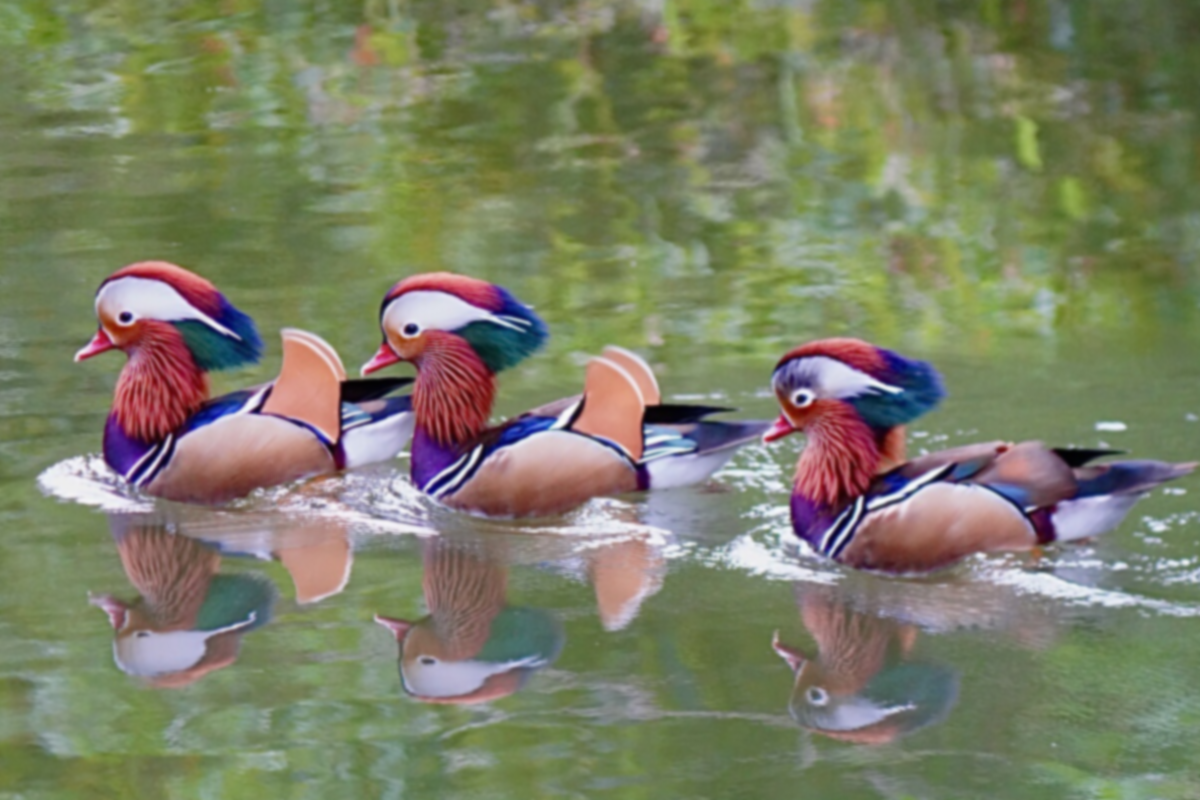
%> input picture Project4/Bird 3 blurred.tif, 1200 x 800 px
$ octave Project_4.m   (GNU Octave 9; MATLAB toolbox functions it lacks are replaced by stand-ins)
%> lines starting %> are read from the running program, lines starting %| are printed output that depends on the picture
%Read image
image = im2double(imread('Bird 3 blurred.tif'));
R = (image(:, :, 1));
G = (image(:, :, 2));
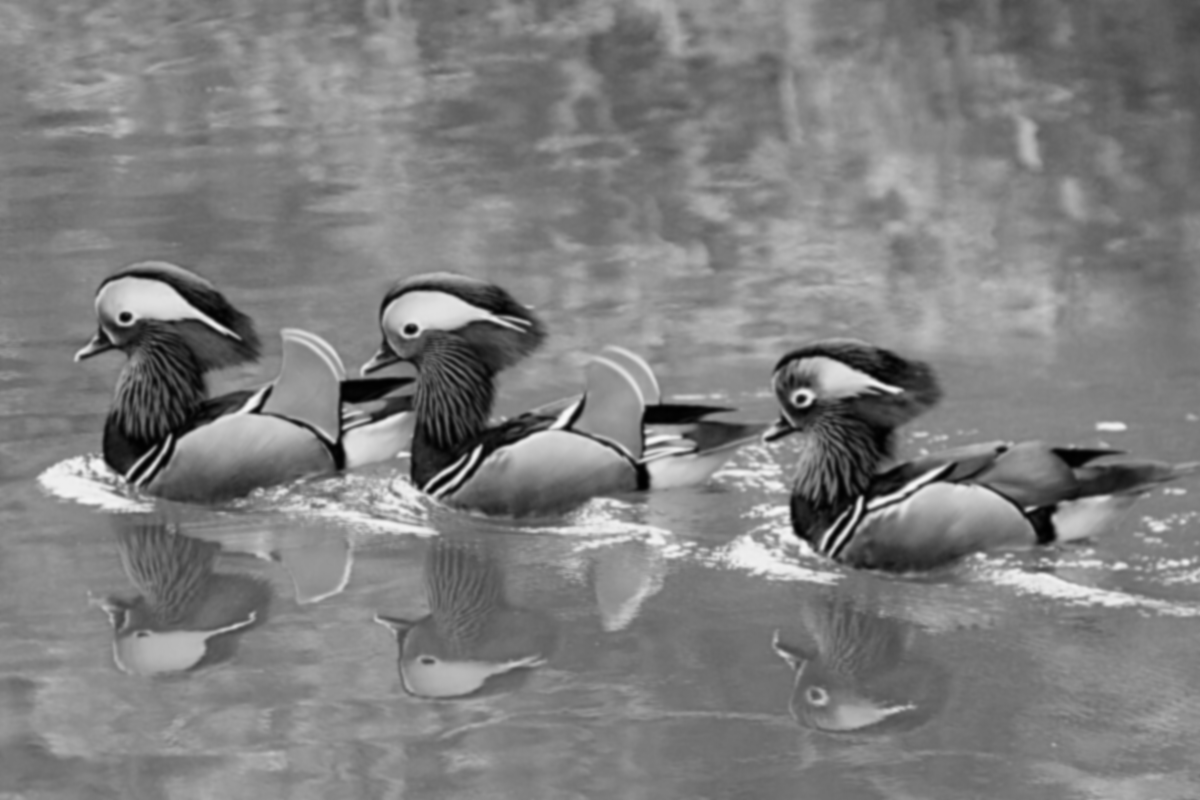
%> G: size 800x1200 double; min 0.00392, max 0.98, mean 0.497
B = (image(:, :, 3));
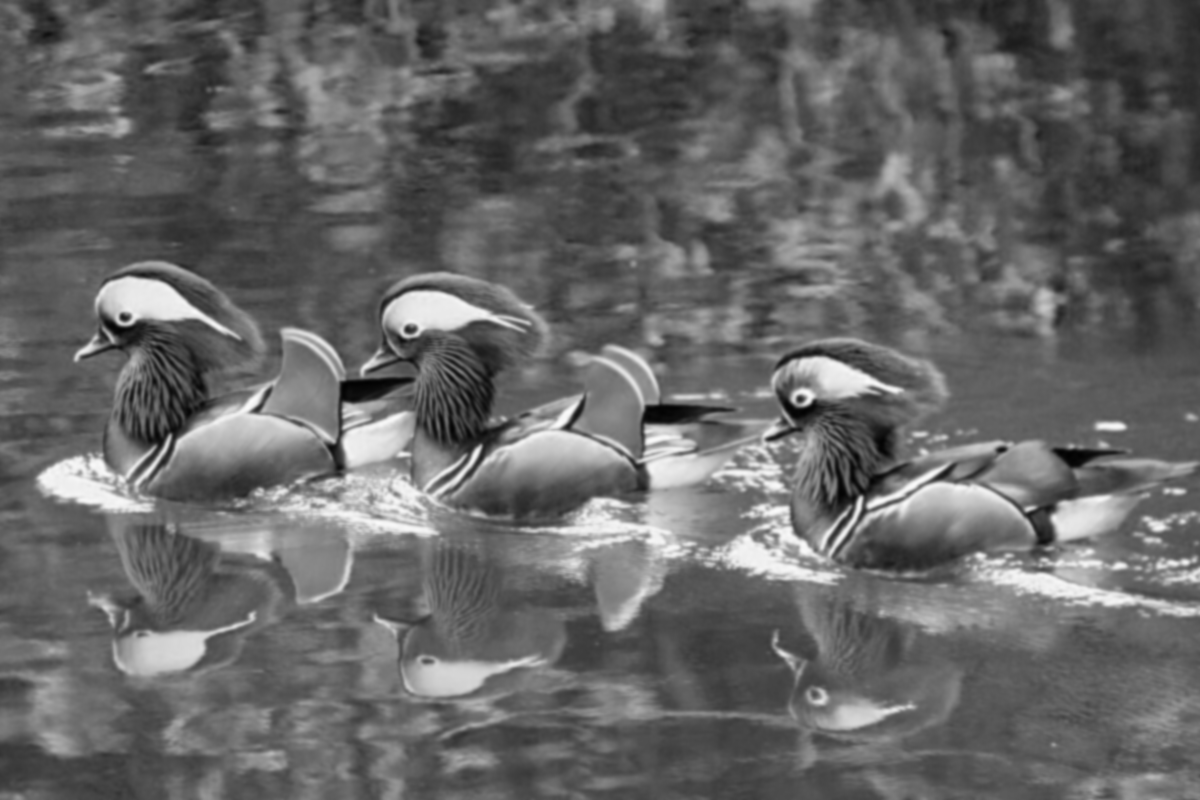
%> B: size 800x1200 double; min 0.00784, max 0.984, mean 0.399

normal_R = R;
normal_G = G;
normal_B = B;

figure, imshow(uint8(255*R)), title('R component');
figure, imshow(uint8(255*G)), title('G component');
figure, imshow(uint8(255*B)), title('B component');

%Sharpen RGB image
mask = [-1 -1 -1;-1 8 -1;-1 -1 -1];
image_RGB_sharpened(:,:,1) = (R + conv2(R, mask, 'same'));
image_RGB_sharpened(:,:,2) = (G + conv2(G, mask, 'same'));
image_RGB_sharpened(:,:,3) = (B + conv2(B, mask, 'same'));
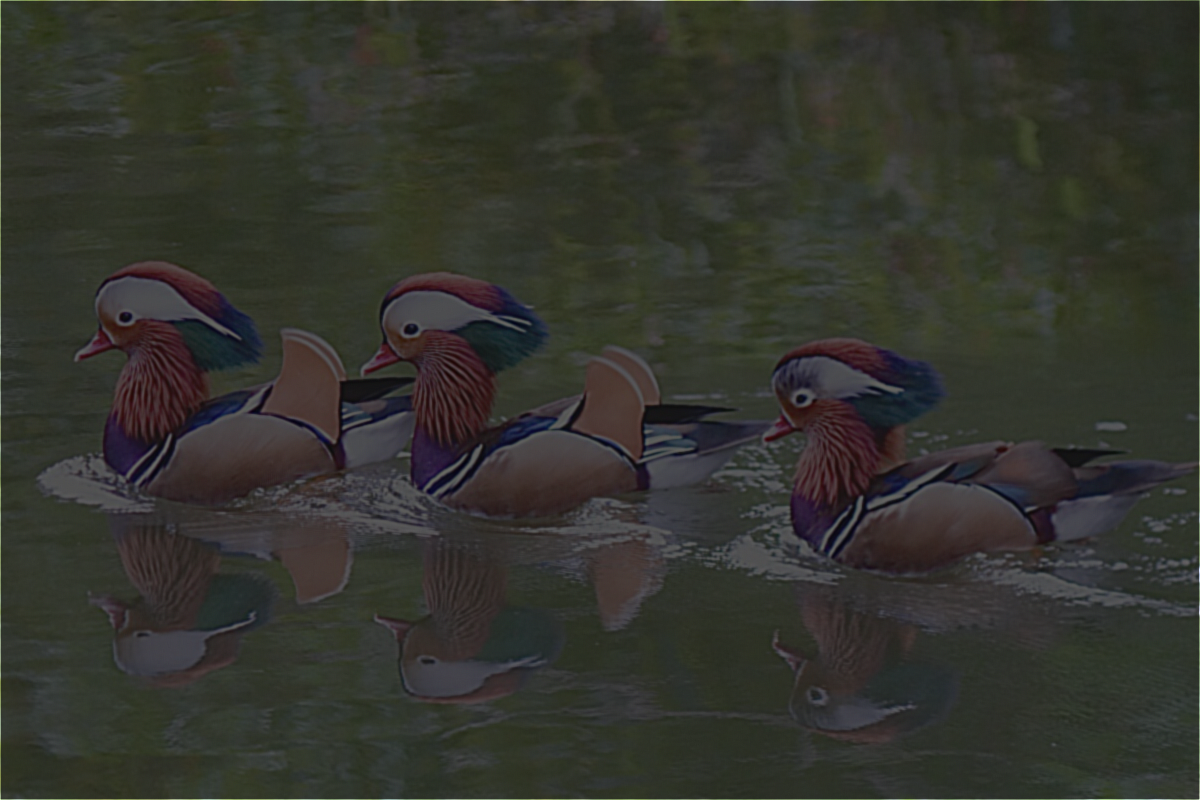
%> image_RGB_sharpened: size 800x1200x3 double; mean R, G, B 0.49, 0.503, 0.403; drawn with min black and max white
figure, imshow(image_RGB_sharpened), title('Sharpened RGB image');
%> after `imshow(image_RGB_sharpened)`:
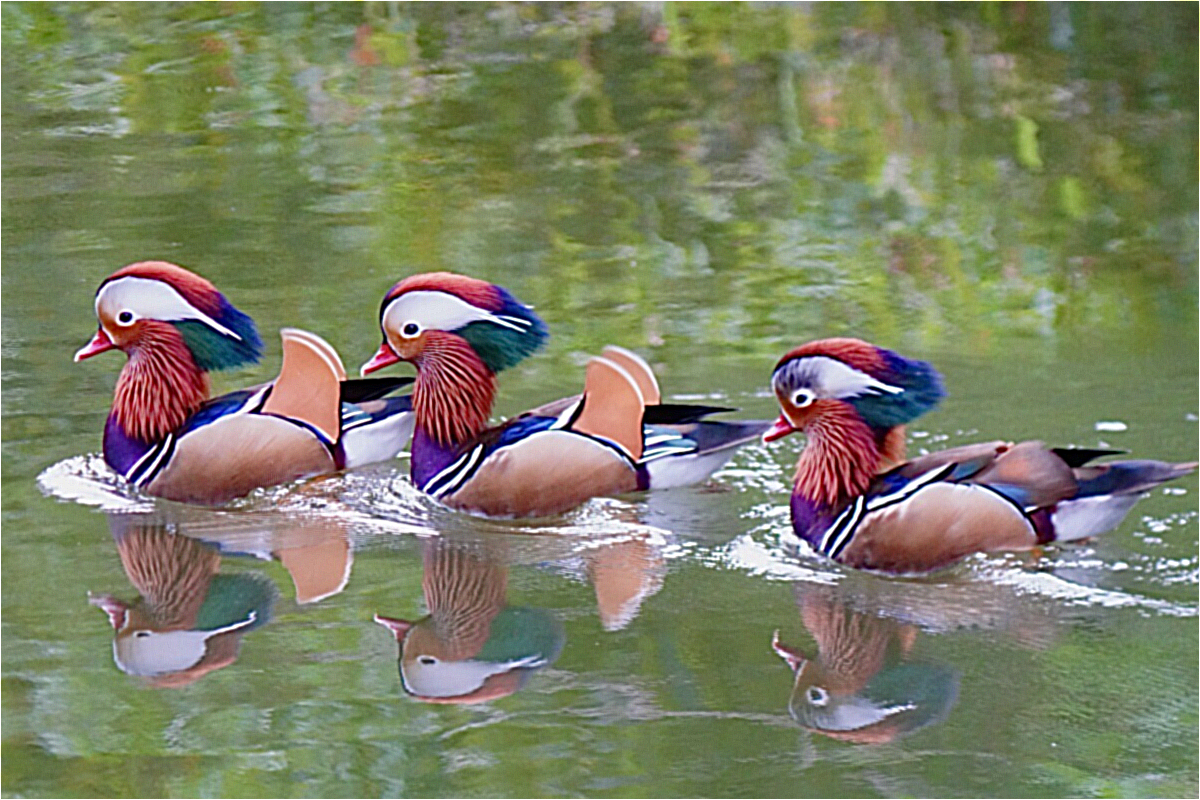
%> displayed picture: size 800x1200x3, on the screen's scale of 0 to 255; mean R, G, B 124.2, 127.4, 102.4

%RGB to HSI
%> (the run ends here)
